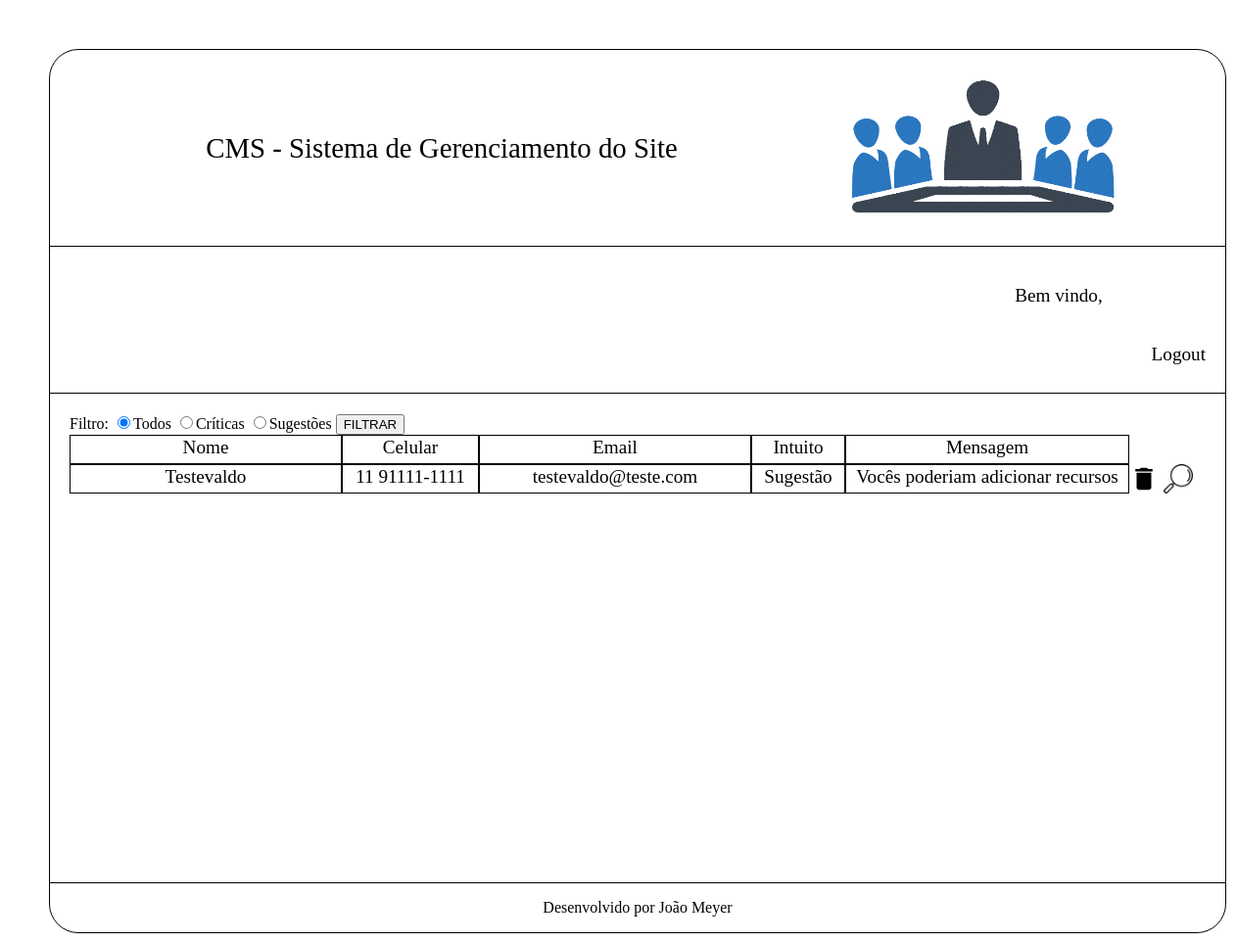
The page /Projeto_Hamburgueria2.0/cms/adm_fale_conosco.php on the database its author committed.
### tables this page shows
create table tblFaleConosco (
	idFaleConosco int(11) not null auto_increment primary key,
	nome varchar(200) not null,
    telefone varchar(24) not null,
    celular varchar(24) not null,
    email varchar(200) not null,
    homePage varchar(200),
    linkFacebook varchar(200),
    profissao varchar(100),
    intuito char(1) not null,
    mensagem text not null,
    genero char(1) not null
);

### Projeto_Hamburgueria2.0/cms/adm_fale_conosco.php (the view, shortened to what this page needs)
<?php
    $conexao = conexaoMysql();
    $dominio= $_SERVER['HTTP_HOST'];
    $url = "http://" . $dominio. $_SERVER['REQUEST_URI'];
    if(isset($_GET['modo'])){
        if($_GET['modo'] == 'filtrar'){
            if(isset($_POST['btnFiltrar'])){
                $filtro = $_POST['inputFiltro'];
                if($filtro != 'a'){
                    $sqlQuerySelect = "select * from tblFaleConosco where intuito = '" . $filtro . "'";
                }
                else{
                    $sqlQuerySelect = "select * from tblFaleConosco";
                }
                $select = mysqli_query($conexao, $sqlQuerySelect);
            }
        }
    }
    else{
        $sqlQuerySelect = "select * from tblFaleConosco";
        $select = mysqli_query($conexao, $sqlQuerySelect);
    }
?>
<!DOCTYPE html>
<html lang="pt-br">
    <head>
    </head>
    <body>
        <div id="conteinerCMS">
            <div id="conteinerSubmenusGerenciamento">
                <form name="formAdmFaleConoscoFiltro" action="./adm_fale_conosco.php?modo=filtrar" method="post">
                    Filtro:
                    <input type="radio" name="inputFiltro" value="a" checked>Todos
                    <input type="radio" name="inputFiltro" value="c">Críticas
                    <input type="radio" name="inputFiltro" value="s">Sugestões
                    <input type="submit" value="FILTRAR" name="btnFiltrar">
                </form>
                <div class="conteinerComentario">
                    <div class="comentarioNome">Nome</div>
                    <div class="comentarioCelular">Celular</div>
                    <div class="comentarioEmail">Email</div>
                    <div class="comentarioIntuito">Intuito</div>
                    <div class="comentarioMensagem">Mensagem</div>
                </div>
                <?php
                    while($rsSelect = mysqli_fetch_assoc($select)){
                        ?>
                            <div class="conteinerComentario">
                                <div class="comentarioNome"><?=$rsSelect['nome']?></div>
                                <div class="comentarioCelular"><?=$rsSelect['celular']?></div>
                                <div class="comentarioEmail"><?=$rsSelect['email']?></div>
                                <div class="comentarioIntuito"><?php
                                                                    if($rsSelect['intuito'] == 'c'){
                                                                        echo('Crítica');
                                                                    }
                                                                    else{
                                                                        echo('Sugestão');
                                                                    }
                                                                ?></div>
                                <div class="comentarioMensagem"><?=$rsSelect['mensagem']?></div>
                                <a onclick="return confirm('Deseja realmente excluir o registro?');"
                                href="./modulos/deletar.php?modo=excluir&id=<?=$rsSelect['idFaleConosco']?>&tabela=tblFaleConosco&coluna=idFaleConosco&url=<?=$url?>">
                                    <div class="excluir"></div>
                                </a>
                                <div class="visualizar" onclick="visualizarFaleConosco(<?=$rsSelect['idFaleConosco']?>);"></div>
                            </div>
                        <?php
                    }
                ?>
            </div>
            <div id="rodape">
                Desenvolvido por João Meyer
            </div>
        </div>
    </body>
</html>

### Projeto_Hamburgueria2.0/cms/css/style.css (style rules this page uses)
body { padding: 50px; }
a { text-decoration: none; color: black; }
#conteinerCMS { width: 1200px; min-height: 800px; height: auto; margin-left: auto; margin-right: auto; border: black 1px solid; border-radius: 30px; }
#conteinerSubmenusGerenciamento { width: inherit; min-height: 500px; height: auto; overflow: hidden; padding: 20px; box-sizing: border-box; border-bottom: 1px solid black; }
.conteinerComentario { width: 1160px; min-height: 30px; height: auto; float: left; }
.comentarioNome { width: 278px; height: 30px; border: 1px black solid; box-sizing: border-box; font-size: 1.2em; line-height: 1.2em; text-align: center; float: left; }
.comentarioCelular { width: 140px; height: 30px; border: 1px black solid; box-sizing: border-box; font-size: 1.2em; line-height: 1.2em; text-align: center; float: left; }
.comentarioEmail { width: 278px; height: 30px; border: 1px black solid; box-sizing: border-box; font-size: 1.2em; line-height: 1.2em; text-align: center; float: left; }
.comentarioIntuito { width: 96px; height: 30px; border: 1px black solid; box-sizing: border-box; font-size: 1.2em; line-height: 1.2em; text-align: center; float: left; }
.comentarioMensagem { width: 290px; height: 30px; border: 1px black solid; box-sizing: border-box; font-size: 1.2em; line-height: 1.2em; text-align: center; float: left; overflow: hidden; }
.excluir { width: 30px; height: 30px; margin-right: 5px; float: left; background-repeat: no-repeat; background-size: cover; background-image: url(../imagens/delete-24px.svg); }
.visualizar { width: 30px; height: 30px; margin-right: 5px; float: left; background-repeat: no-repeat; background-size: cover; background-image: url(../imagens/visualizar.png); }
#rodape { width: inherit; height: 50px; line-height: 50px; text-align: center; }

### rows shown on the page
tblfaleconosco: nome "Testevaldo", celular "11 91111-1111", email "testevaldo@teste.com", intuito "Sugestão", mensagem "Vocês poderiam adicionar recursos…"
